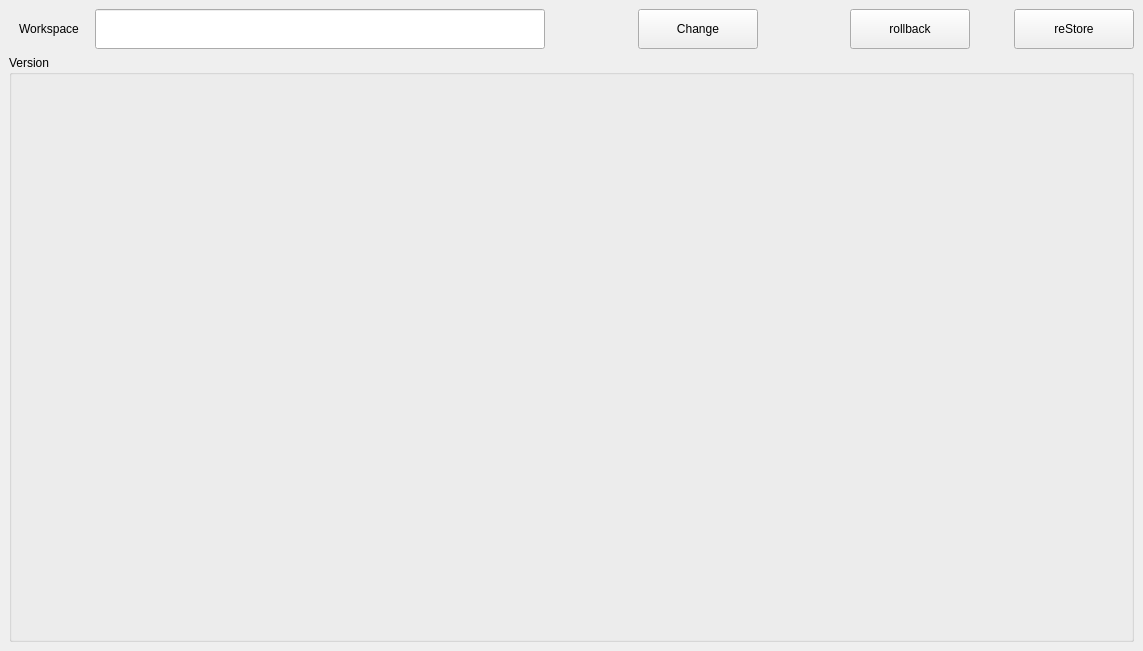
<?xml version="1.0" encoding="UTF-8"?>
<ui version="4.0">
 <class>MainWindow</class>
 <widget class="QMainWindow" name="MainWindow">
  <property name="geometry">
   <rect>
    <x>0</x>
    <y>0</y>
    <width>1143</width>
    <height>651</height>
   </rect>
  </property>
  <property name="windowTitle">
   <string>MainWindow</string>
  </property>
  <widget class="QWidget" name="centralwidget">
   <layout class="QGridLayout" name="gridLayout">
    <item row="0" column="0">
     <widget class="QLabel" name="lbl_workspace">
      <property name="minimumSize">
       <size>
        <width>80</width>
        <height>40</height>
       </size>
      </property>
      <property name="text">
       <string>Workspace</string>
      </property>
      <property name="alignment">
       <set>Qt::AlignCenter</set>
      </property>
     </widget>
    </item>
    <item row="0" column="1">
     <widget class="QLineEdit" name="led_workspace">
      <property name="minimumSize">
       <size>
        <width>450</width>
        <height>40</height>
       </size>
      </property>
     </widget>
    </item>
    <item row="0" column="2">
     <spacer name="horizontalSpacer">
      <property name="orientation">
       <enum>Qt::Horizontal</enum>
      </property>
      <property name="sizeHint" stdset="0">
       <size>
        <width>81</width>
        <height>20</height>
       </size>
      </property>
     </spacer>
    </item>
    <item row="0" column="3">
     <widget class="QPushButton" name="btn_changeWorkspace">
      <property name="minimumSize">
       <size>
        <width>120</width>
        <height>40</height>
       </size>
      </property>
      <property name="text">
       <string>Change</string>
      </property>
     </widget>
    </item>
    <item row="0" column="4">
     <spacer name="horizontalSpacer_2">
      <property name="orientation">
       <enum>Qt::Horizontal</enum>
      </property>
      <property name="sizeHint" stdset="0">
       <size>
        <width>80</width>
        <height>20</height>
       </size>
      </property>
     </spacer>
    </item>
    <item row="0" column="5">
     <widget class="QPushButton" name="btn_rollBack">
      <property name="minimumSize">
       <size>
        <width>120</width>
        <height>40</height>
       </size>
      </property>
      <property name="text">
       <string>rollback</string>
      </property>
     </widget>
    </item>
    <item row="0" column="6">
     <spacer name="horizontalSpacer_3">
      <property name="orientation">
       <enum>Qt::Horizontal</enum>
      </property>
      <property name="sizeHint" stdset="0">
       <size>
        <width>29</width>
        <height>37</height>
       </size>
      </property>
     </spacer>
    </item>
    <item row="0" column="7">
     <widget class="QPushButton" name="btn_reStore">
      <property name="minimumSize">
       <size>
        <width>120</width>
        <height>40</height>
       </size>
      </property>
      <property name="text">
       <string>reStore</string>
      </property>
     </widget>
    </item>
    <item row="1" column="0" colspan="8">
     <widget class="QGroupBox" name="gpb_version">
      <property name="title">
       <string>Version</string>
      </property>
     </widget>
    </item>
   </layout>
  </widget>
 </widget>
 <resources/>
 <connections/>
</ui>
